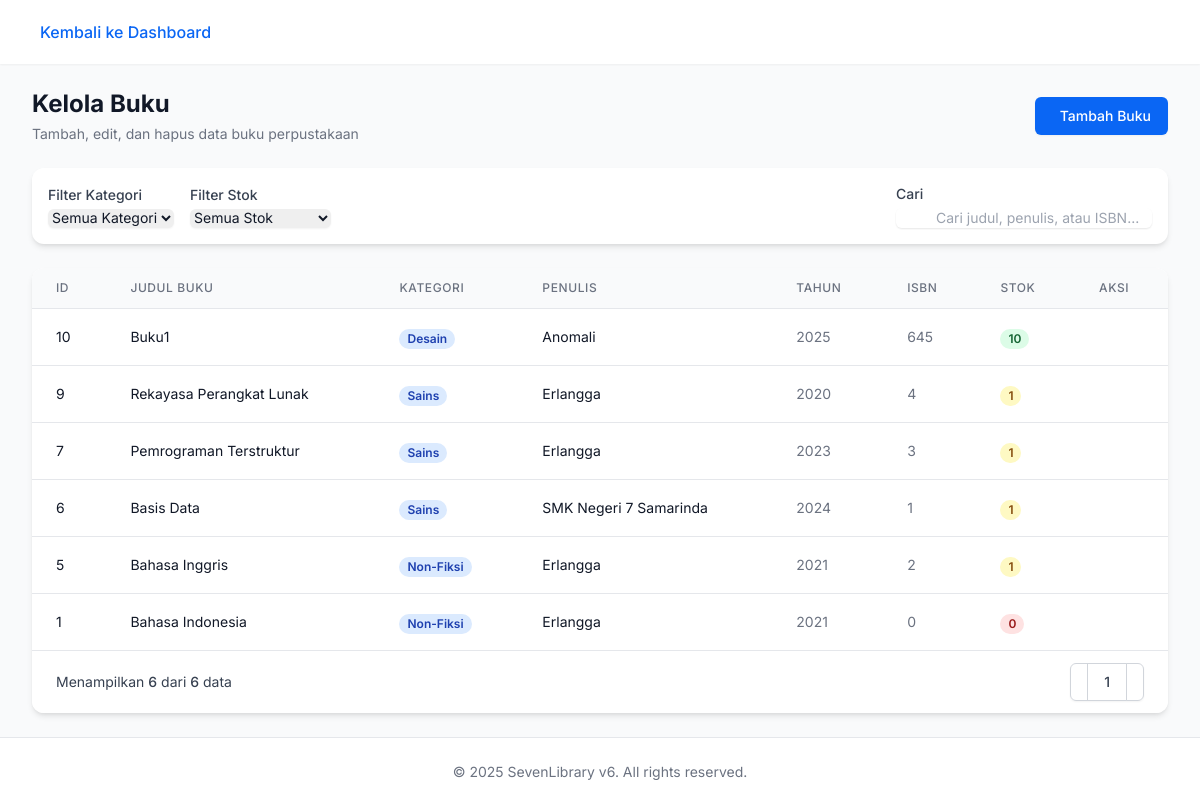
/admin/manage_books.php (signed in), run on the app's committed database.
### tables this page shows
CREATE TABLE IF NOT EXISTS `books` (
  `id` int NOT NULL AUTO_INCREMENT,
  `category_id` int NOT NULL DEFAULT '0',
  `title` varchar(255) NOT NULL,
  `author` varchar(255) NOT NULL,
  `published_year` year NOT NULL,
  `isbn` varchar(20) DEFAULT NULL,
  `created_at` timestamp NULL DEFAULT CURRENT_TIMESTAMP,
  `stock` int NOT NULL DEFAULT '1',
  PRIMARY KEY (`id`),
  UNIQUE KEY `isbn` (`isbn`)
);

CREATE TABLE IF NOT EXISTS `category` (
  `id` int NOT NULL AUTO_INCREMENT,
  `name` varchar(255) NOT NULL,
  `description` text,
  `total` int DEFAULT NULL,
  PRIMARY KEY (`id`)
);

### admin/manage_books.php (the view, shortened to what this page needs)
<?php
include '../includes/db.php';
$stmt = $pdo->query("
    SELECT books.*, category.name AS category_name
    FROM books
    LEFT JOIN category ON books.category_id = category.id
    ORDER BY books.id DESC
");
$books = $stmt->fetchAll();
?>
<!DOCTYPE html>
<html lang="en">
<head>
  <script src="https://cdn.tailwindcss.com"></script>
  <link href="https://cdn.jsdelivr.net/npm/aos@2.3.4/dist/aos.css" rel="stylesheet">
  <link href="https://cdn.lineicons.com/4.0/lineicons.css" rel="stylesheet">
</head>
<body class="font-sans antialiased bg-gray-50 text-gray-900 dark:bg-gray-900 dark:text-gray-100">
  <div class="min-h-screen flex flex-col">
    <header class="bg-white dark:bg-gray-800 shadow-sm">
      <div class="max-w-7xl mx-auto px-4 sm:px-6 lg:px-8">
        <div class="flex justify-between h-16">
          <div class="flex">
            <a href="dashboard.php" class="flex items-center text-primary">
              <span class="font-medium">Kembali ke Dashboard</span>
            </a>
          </div>
          <div class="flex items-center">
            <button id="theme-toggle" class="w-10 h-10 rounded-full flex items-center justify-center text-gray-500 dark:text-gray-400 hover:bg-gray-100 dark:hover:bg-gray-700 focus:outline-none">
            </button>
          </div>
        </div>
      </div>
    </header>
    <main class="flex-grow py-6">
      <div class="max-w-7xl mx-auto px-4 sm:px-6 lg:px-8">
        <div class="flex flex-col md:flex-row md:items-center md:justify-between mb-6">
          <div>
            <h1 class="text-2xl font-bold text-gray-900 dark:text-white" data-aos="fade-up">Kelola Buku</h1>
            <p class="mt-1 text-sm text-gray-500 dark:text-gray-400" data-aos="fade-up" data-aos-delay="100">
              Tambah, edit, dan hapus data buku perpustakaan
            </p>
          </div>
          <div class="mt-4 md:mt-0" data-aos="fade-up" data-aos-delay="200">
            <button type="button" onclick="openAddModal()" class="inline-flex items-center px-4 py-2 border border-transparent rounded-md shadow-sm text-sm font-medium text-white bg-primary hover:bg-primary/90 focus:outline-none focus:ring-2 focus:ring-offset-2 focus:ring-primary">
              Tambah Buku
            </button>
          </div>
        </div>
        <div class="dashboard-card bg-white dark:bg-gray-800 p-4 mb-6" data-aos="fade-up" data-aos-delay="300">
          <div class="flex flex-col md:flex-row md:items-center md:justify-between gap-4">
            <div class="flex flex-col sm:flex-row gap-4">
              <div>
                <label for="category-filter" class="block text-sm font-medium text-gray-700 dark:text-gray-300 mb-1">Filter Kategori</label>
                <select id="category-filter" class="block w-full rounded-md border-gray-300 dark:border-gray-600 shadow-sm focus:border-primary focus:ring-primary dark:bg-gray-700 dark:text-white sm:text-sm">
                  <option value="all">Semua Kategori</option>
                </select>
              </div>
              <div>
                <label for="stock-filter" class="block text-sm font-medium text-gray-700 dark:text-gray-300 mb-1">Filter Stok</label>
                <select id="stock-filter" class="block w-full rounded-md border-gray-300 dark:border-gray-600 shadow-sm focus:border-primary focus:ring-primary dark:bg-gray-700 dark:text-white sm:text-sm">
                  <option value="all">Semua Stok</option>
                </select>
              </div>
            </div>
            <div class="w-full md:w-64">
              <label for="search" class="block text-sm font-medium text-gray-700 dark:text-gray-300 mb-1">Cari</label>
              <div class="relative rounded-md shadow-sm">
                <input type="text" id="search" class="block w-full rounded-md border-gray-300 dark:border-gray-600 shadow-sm focus:border-primary focus:ring-primary dark:bg-gray-700 dark:text-white sm:text-sm pl-10" placeholder="Cari judul, penulis, atau ISBN...">
                <div class="absolute inset-y-0 left-0 pl-3 flex items-center pointer-events-none">
                </div>
              </div>
            </div>
          </div>
        </div>
        <div class="dashboard-card bg-white dark:bg-gray-800 overflow-hidden" data-aos="fade-up" data-aos-delay="400">
          <div class="overflow-x-auto">
            <table class="min-w-full divide-y divide-gray-200 dark:divide-gray-700">
              <thead class="bg-gray-50 dark:bg-gray-700">
                <tr>
                  <th scope="col" class="px-6 py-3 text-left text-xs font-medium text-gray-500 dark:text-gray-300 uppercase tracking-wider">ID</th>
                  <th scope="col" class="px-6 py-3 text-left text-xs font-medium text-gray-500 dark:text-gray-300 uppercase tracking-wider">Judul Buku</th>
                  <th scope="col" class="px-6 py-3 text-left text-xs font-medium text-gray-500 dark:text-gray-300 uppercase tracking-wider">Kategori</th>
                  <th scope="col" class="px-6 py-3 text-left text-xs font-medium text-gray-500 dark:text-gray-300 uppercase tracking-wider">Penulis</th>
                  <th scope="col" class="px-6 py-3 text-left text-xs font-medium text-gray-500 dark:text-gray-300 uppercase tracking-wider">Tahun</th>
                  <th scope="col" class="px-6 py-3 text-left text-xs font-medium text-gray-500 dark:text-gray-300 uppercase tracking-wider">ISBN</th>
                  <th scope="col" class="px-6 py-3 text-left text-xs font-medium text-gray-500 dark:text-gray-300 uppercase tracking-wider">Stok</th>
                  <th scope="col" class="px-6 py-3 text-left text-xs font-medium text-gray-500 dark:text-gray-300 uppercase tracking-wider">Aksi</th>
                </tr>
              </thead>
              <tbody class="bg-white dark:bg-gray-800 divide-y divide-gray-200 dark:divide-gray-700" id="books-table-body">
                <?php if (empty($books)): ?>
                  <tr>
                    <td colspan="8" class="px-6 py-12 text-center">
                      <div class="flex flex-col items-center">
                        <div class="w-16 h-16 bg-gray-100 dark:bg-gray-700 rounded-full flex items-center justify-center text-gray-400 dark:text-gray-500 mb-4">
                          <i class="lni lni-book text-2xl"></i>
                        </div>
                        <p class="text-gray-500 dark:text-gray-400 text-lg font-medium">Belum ada data buku</p>
                        <p class="text-gray-400 dark:text-gray-500 text-sm mt-1">Tambahkan buku baru untuk mulai</p>
                      </div>
                    </td>
                  </tr>
                <?php else: ?>
                  <?php foreach ($books as $book): ?>
                    <?php
                      $stock_class = '';
                      if ($book['stock'] <= 0) {
                        $stock_class = 'bg-red-100 dark:bg-red-900/30 text-red-800 dark:text-red-400';
                      } elseif ($book['stock'] < 5) {
                        $stock_class = 'bg-yellow-100 dark:bg-yellow-900/30 text-yellow-800 dark:text-yellow-400';
                      } else {
                        $stock_class = 'bg-green-100 dark:bg-green-900/30 text-green-800 dark:text-green-400';
                      }
                    ?>
                    <tr class="book-row"
                        data-category="<?= $book['category_id']; ?>"
                        data-stock="<?= $book['stock']; ?>"
                        data-title="<?= htmlspecialchars($book['title']); ?>"
                        data-author="<?= htmlspecialchars($book['author']); ?>"
                        data-isbn="<?= htmlspecialchars($book['isbn']); ?>">
                      <td class="px-6 py-4 whitespace-nowrap text-sm text-gray-900 dark:text-white"><?= $book['id']; ?></td>
                      <td class="px-6 py-4 whitespace-nowrap text-sm text-gray-900 dark:text-white"><?= htmlspecialchars($book['title']); ?></td>
                      <td class="px-6 py-4 whitespace-nowrap">
                        <span class="px-2 inline-flex text-xs leading-5 font-semibold rounded-full bg-blue-100 dark:bg-blue-900/30 text-blue-800 dark:text-blue-400">
                          <?= htmlspecialchars($book['category_name']); ?>
                        </span>
                      </td>
                      <td class="px-6 py-4 whitespace-nowrap text-sm text-gray-900 dark:text-white"><?= htmlspecialchars($book['author']); ?></td>
                      <td class="px-6 py-4 whitespace-nowrap text-sm text-gray-500 dark:text-gray-400"><?= htmlspecialchars($book['published_year']); ?></td>
                      <td class="px-6 py-4 whitespace-nowrap text-sm text-gray-500 dark:text-gray-400"><?= htmlspecialchars($book['isbn']); ?></td>
                      <td class="px-6 py-4 whitespace-nowrap">
                        <span class="px-2 inline-flex text-xs leading-5 font-semibold rounded-full <?= $stock_class ?>">
                          <?= $book['stock']; ?>
                        </span>
                      </td>
                      <td class="px-6 py-4 whitespace-nowrap text-sm font-medium">
                      </td>
                    </tr>
                  <?php endforeach; ?>
                <?php endif; ?>
              </tbody>
            </table>
          </div>
          <div class="bg-white dark:bg-gray-800 px-4 py-3 flex items-center justify-between border-t border-gray-200 dark:border-gray-700 sm:px-6">
            <div class="hidden sm:flex-1 sm:flex sm:items-center sm:justify-between">
              <div>
                <p class="text-sm text-gray-700 dark:text-gray-300">
                  Menampilkan <span class="font-medium"><?= count($books) ?></span> dari <span class="font-medium"><?= count($books) ?></span> data
                </p>
              </div>
              <div>
                <nav class="relative z-0 inline-flex rounded-md shadow-sm -space-x-px" aria-label="Pagination">
                  <a href="#" class="relative inline-flex items-center px-2 py-2 rounded-l-md border border-gray-300 dark:border-gray-600 bg-white dark:bg-gray-700 text-sm font-medium text-gray-500 dark:text-gray-300 hover:bg-gray-50 dark:hover:bg-gray-600">
                  </a>
                  <a href="#" class="relative inline-flex items-center px-4 py-2 border border-gray-300 dark:border-gray-600 bg-white dark:bg-gray-700 text-sm font-medium text-gray-700 dark:text-gray-200 hover:bg-gray-50 dark:hover:bg-gray-600">1</a>
                  <a href="#" class="relative inline-flex items-center px-2 py-2 rounded-r-md border border-gray-300 dark:border-gray-600 bg-white dark:bg-gray-700 text-sm font-medium text-gray-500 dark:text-gray-300 hover:bg-gray-50 dark:hover:bg-gray-600">
                  </a>
                </nav>
              </div>
            </div>
          </div>
        </div>
      </div>
    </main>
    <footer class="bg-white dark:bg-gray-800 border-t border-gray-200 dark:border-gray-700">
      <div class="max-w-7xl mx-auto py-6 px-4 sm:px-6 lg:px-8">
        <p class="text-center text-sm text-gray-500 dark:text-gray-400">
          &copy; <?= date('Y'); ?> SevenLibrary v6. All rights reserved.
        </p>
      </div>
    </footer>
  </div>
</body>
</html>

### admin/manage_books.php (style rules this page uses)
:root { --sidebar-bg: #f8fafc; --sidebar-hover: #f1f5f9; --sidebar-active: #e2e8f0; --sidebar-text: #334155; --sidebar-icon: #64748b; --sidebar-border: #e2e8f0; }
.dashboard-card { border-radius: 0.75rem; box-shadow: 0 4px 6px -1px rgba(0, 0, 0, 0.1), 0 2px 4px -1px rgba(0, 0, 0, 0.06); transition: transform 0.2s ease, box-shadow 0.2s ease; }

### data on the page
books: id "10", title "Buku1", category.name "Desain", author "Anomali", published_year "2025", isbn "645", stock "10"
books: id "9", title "Rekayasa Perangkat Lunak", category.name "Sains", author "Erlangga", published_year "2020", isbn "4", stock "1"
books: id "7", title "Pemrograman Terstruktur", category.name "Sains", author "Erlangga", published_year "2023", isbn "3", stock "1"
books: id "6", title "Basis Data", category.name "Sains", author "SMK Negeri 7 Samarinda", published_year "2024", isbn "1", stock "1"
books: id "5", title "Bahasa Inggris", category.name "Non-Fiksi", author "Erlangga", published_year "2021", isbn "2", stock "1"
books: id "1", title "Bahasa Indonesia", category.name "Non-Fiksi", author "Erlangga", published_year "2021", isbn "0", stock "0"

### other printed values
count($books) "6"
